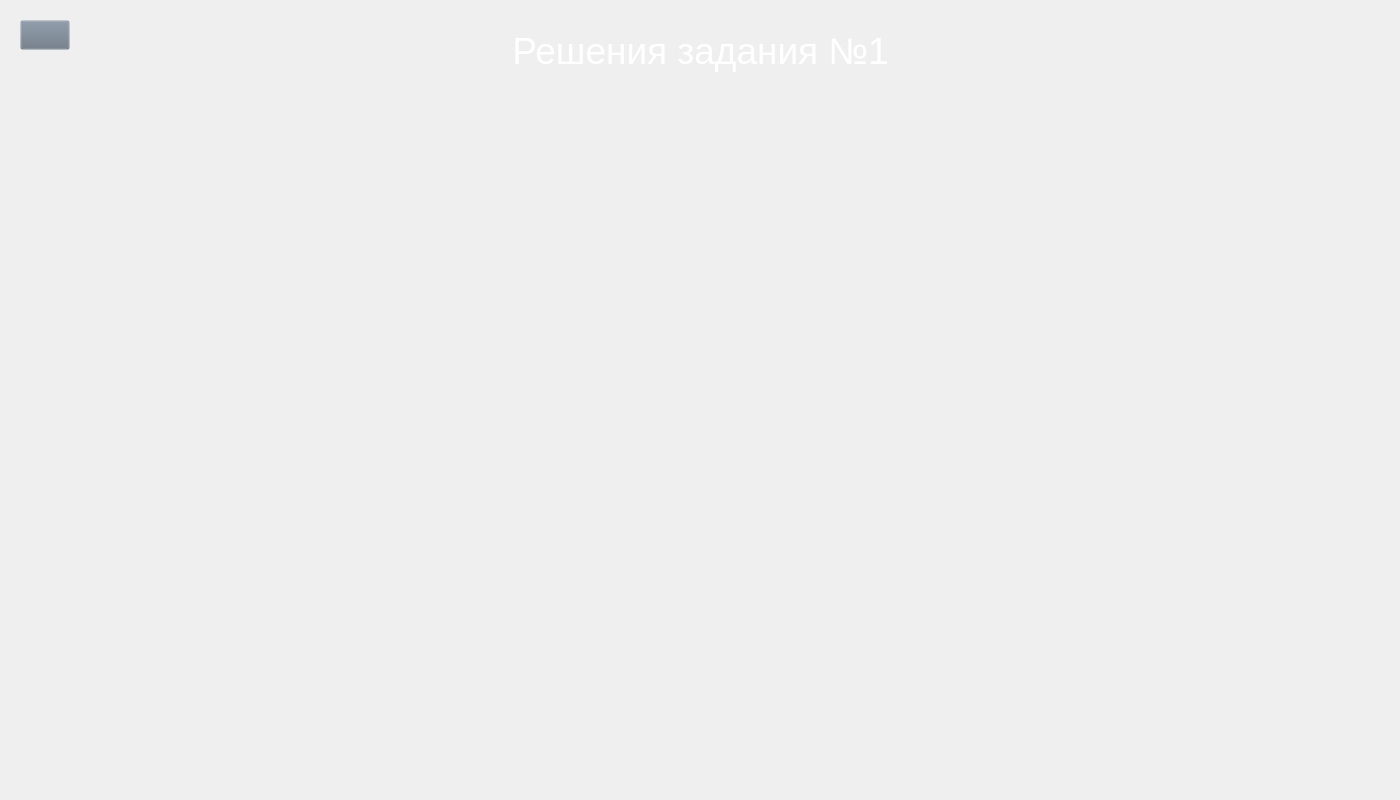
<?xml version="1.0" encoding="UTF-8"?>
<ui version="4.0">
 <class>Form</class>
 <widget class="QWidget" name="Form">
  <property name="geometry">
   <rect>
    <x>0</x>
    <y>0</y>
    <width>1400</width>
    <height>800</height>
   </rect>
  </property>
  <property name="windowTitle">
   <string>Form</string>
  </property>
  <property name="styleSheet">
   <string notr="true">QPushButton#back{
	background-color: rgba(105, 118, 132, 0);
}
QPushButton#left{
	background-color: rgba(105, 118, 132, 0);
}
QPushButton#right{
	background-color: rgba(105, 118, 132, 0);
}

QPushButton:pressed{
	padding-left: 2px;
	padding-top: 2px;
}

QScrollArea {
	background-color: rgba(105, 118, 132, 0);
}

QScrollBar {
	background : rgba(0, 0, 0, 0);
}</string>
  </property>
  <widget class="QLabel" name="label">
   <property name="geometry">
    <rect>
     <x>0</x>
     <y>5</y>
     <width>1401</width>
     <height>91</height>
    </rect>
   </property>
   <property name="font">
    <font>
     <pointsize>28</pointsize>
     <weight>50</weight>
     <bold>false</bold>
    </font>
   </property>
   <property name="styleSheet">
    <string notr="true"> color:#ffffff;</string>
   </property>
   <property name="text">
    <string>Решения задания №1</string>
   </property>
   <property name="alignment">
    <set>Qt::AlignCenter</set>
   </property>
  </widget>
  <widget class="QPushButton" name="back">
   <property name="geometry">
    <rect>
     <x>20</x>
     <y>20</y>
     <width>50</width>
     <height>30</height>
    </rect>
   </property>
   <property name="text">
    <string/>
   </property>
   <property name="icon">
    <iconset>
     <normaloff>../Images/right-arrows.png</normaloff>../Images/right-arrows.png</iconset>
   </property>
   <property name="iconSize">
    <size>
     <width>30</width>
     <height>30</height>
    </size>
   </property>
  </widget>
  <widget class="QScrollArea" name="scrollArea">
   <property name="geometry">
    <rect>
     <x>260</x>
     <y>100</y>
     <width>1121</width>
     <height>671</height>
    </rect>
   </property>
   <property name="styleSheet">
    <string notr="true">background-color: rgba(0, 0, 0, 0 );
color: rgba(0, 0, 0, 0);
border: 0px;</string>
   </property>
   <property name="lineWidth">
    <number>0</number>
   </property>
   <property name="widgetResizable">
    <bool>true</bool>
   </property>
   <widget class="QWidget" name="scrollAreaWidgetContents">
    <property name="geometry">
     <rect>
      <x>0</x>
      <y>0</y>
      <width>1121</width>
      <height>671</height>
     </rect>
    </property>
    <layout class="QVBoxLayout" name="verticalLayout">
     <property name="spacing">
      <number>0</number>
     </property>
     <property name="leftMargin">
      <number>0</number>
     </property>
     <property name="topMargin">
      <number>0</number>
     </property>
     <property name="rightMargin">
      <number>0</number>
     </property>
     <property name="bottomMargin">
      <number>0</number>
     </property>
     <item>
      <widget class="QLabel" name="label_1">
       <property name="contextMenuPolicy">
        <enum>Qt::DefaultContextMenu</enum>
       </property>
       <property name="layoutDirection">
        <enum>Qt::LeftToRight</enum>
       </property>
       <property name="scaledContents">
        <bool>false</bool>
       </property>
       <property name="alignment">
        <set>Qt::AlignCenter</set>
       </property>
      </widget>
     </item>
    </layout>
   </widget>
  </widget>
 </widget>
 <resources/>
 <connections/>
</ui>
